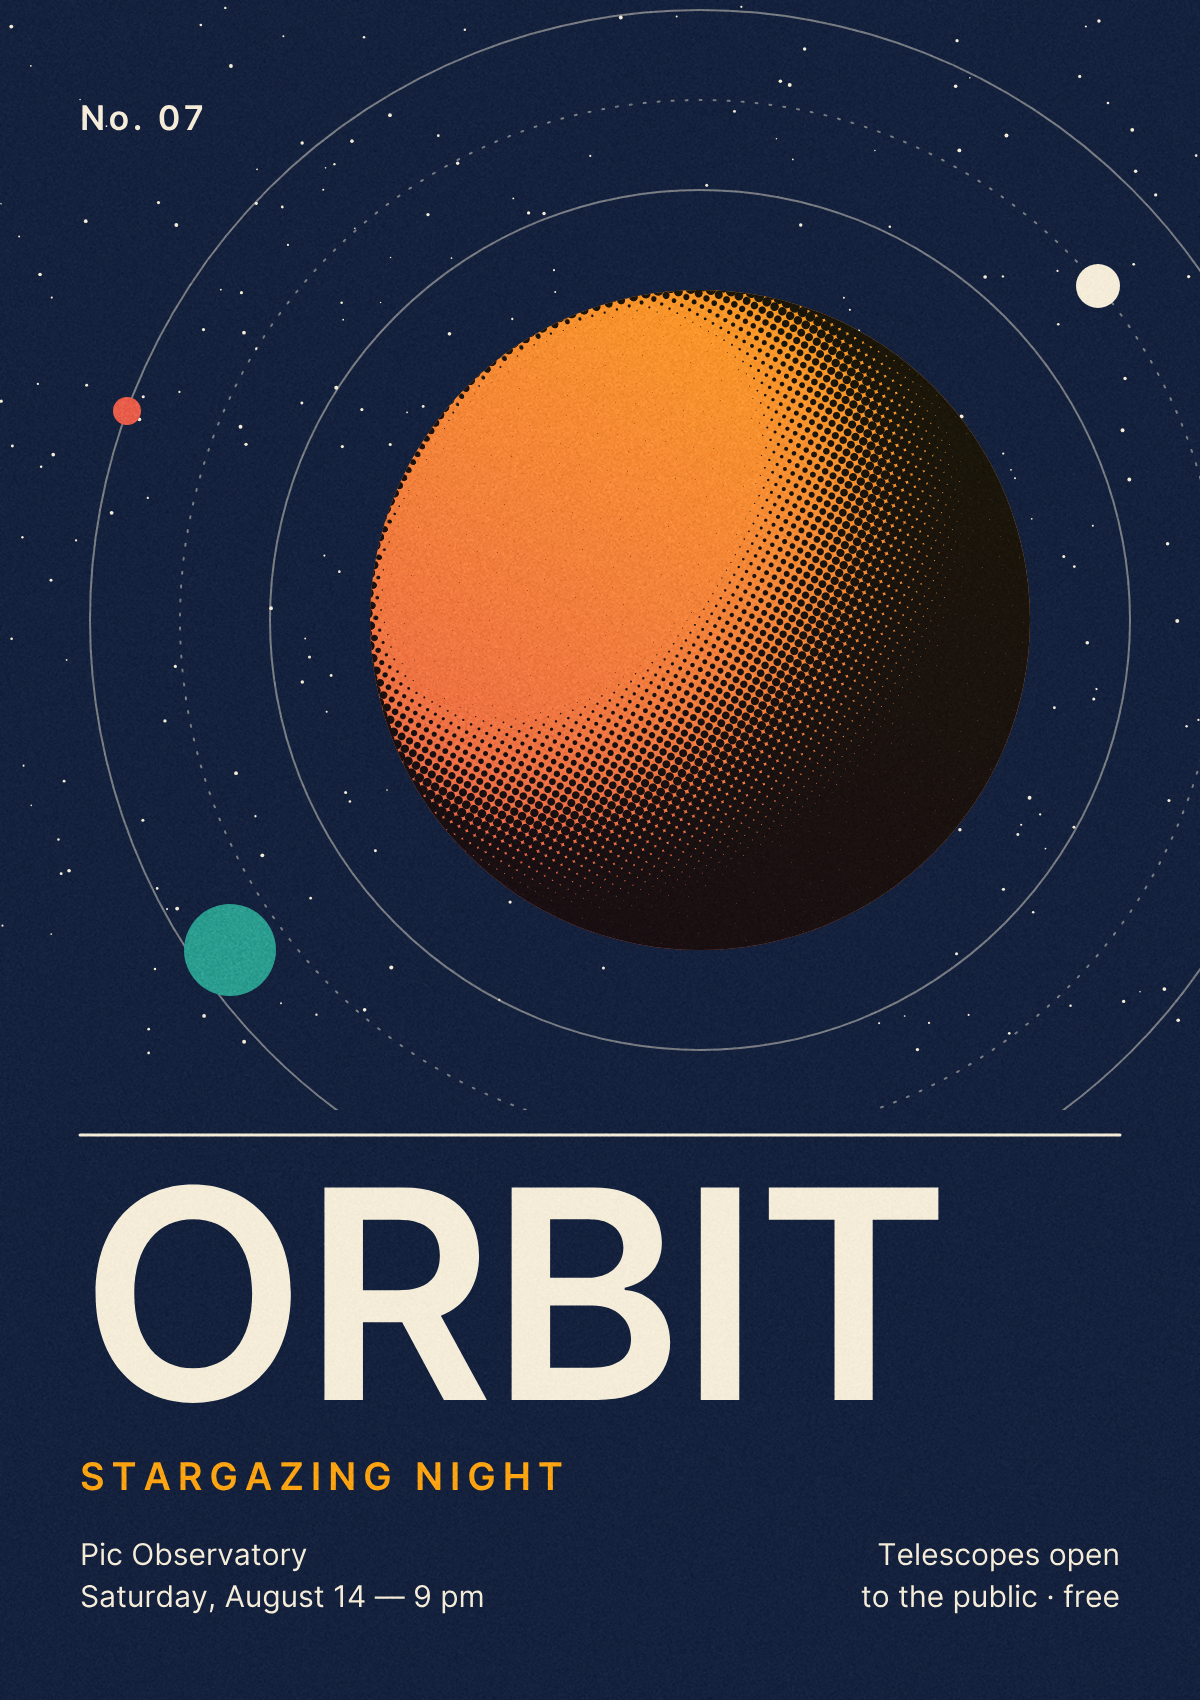

This chart was generated by the following Python code:
# Flat graphic poster: geometric composition, halftone-shaded planet, typographic grid.
import numpy as np
from atelier import *

W, H = 1200, 1700
navy, cream, gold, coral, teal = "#14213d", "#f4ecd8", "#fca311", "#e85d4a", "#2a9d8f"
c = Canvas(W, H, bg=navy)
c.scatter("dot", 260, region=top(0.62), size=(1.5, 4), color=cream, seed=SEED + 1)    # stars

cx, cy, R = 700, 620, 330
sky = rect(0, 0, W, 1110)
for i, r in enumerate([430, 520, 610]):                                               # orbits, clipped above the rule
    c.draw(circle(cx, cy, r).outline(2, dash=(2, 12) if i % 2 else None) & sky, fill=cream, opacity=0.45)
planet = circle(cx, cy, R)
c.draw(planet, fill=gradient([gold, coral], angle=120).within(planet))

def lambert(u, v):                       # sphere lit from the upper left, in the planet's local [0,1] box
    nx, ny = u * 2 - 1, v * 2 - 1
    nz = np.sqrt(np.clip(1 - nx * nx - ny * ny, 0, 1))
    return np.clip((-0.55 * nx - 0.45 * ny + 0.7 * nz) * 1.4, 0, 1) ** 1.2
shadow = c.layer(blend="multiply")
shadow.fill(Field(lambert).within(planet), mask=planet)
shadow.apply(halftone(9, 30, ink="#1b2440", paper="white"))
c.layer()                                                # back to a normal layer for the rest

c.circle(cx - 470, cy + 330, 46, fill=teal)                                           # moons on orbits
c.circle(cx + 398, cy - 334, 22, fill=cream)
c.circle(cx - 573, cy - 209, 14, fill=coral)

c.line(80, 1135, W - 80, 1135, stroke=cream, width=3)
c.text("ORBIT", 80, 1400, fit=W - 330, weight="bold", fill=cream, spacing=-0.01)
c.text("STARGAZING NIGHT", 80, 1490, 38, weight="semibold", fill=gold, spacing=0.18)
c.text("Pic Observatory\nSaturday, August 14 — 9 pm", 80, 1565, 30, fill=cream, line_height=1.4)
c.text("Telescopes open\nto the public · free", W - 80, 1565, 30, fill=cream, align="right", line_height=1.4)
c.text("No. 07", 80, 130, 34, weight="semibold", fill=cream, spacing=0.1)
c.apply(grain(0.02, 1.5, seed=SEED))
c.save(__file__[:-3] + ".png")
